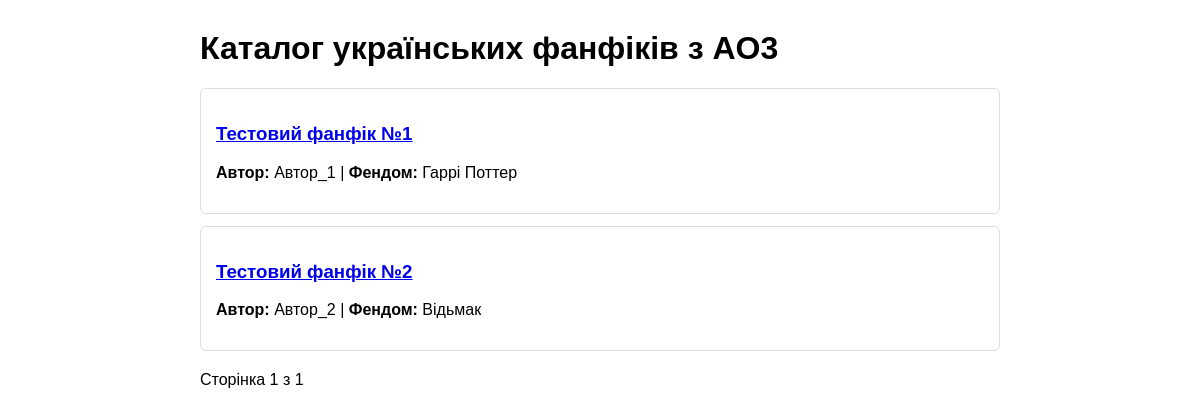
/, run on an earlier commit of the app's database.
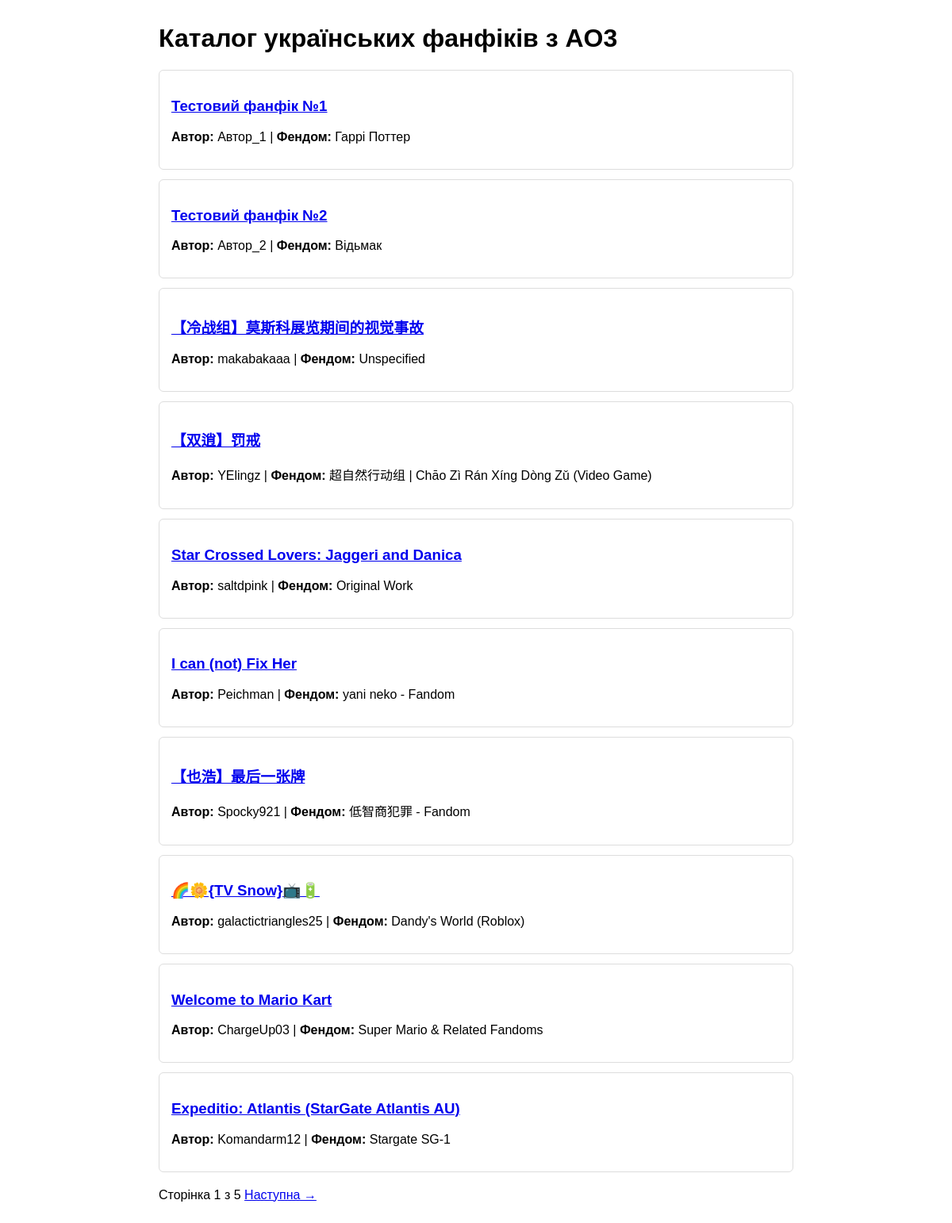
And on a later commit of the database.
### tables this page shows
CREATE TABLE works (
    id INTEGER PRIMARY KEY AUTOINCREMENT,
    ao3_id TEXT UNIQUE,
    title TEXT NOT NULL,
    author TEXT NOT NULL,
    fandom TEXT,
    url TEXT NOT NULL
);

### app.py (the view)
@app.route('/')
def index():
    page = request.args.get('page', 1, type=int)
    per_page = 10
    offset = (page - 1) * per_page
    conn = get_db_connection()
    works = conn.execute('SELECT * FROM works LIMIT ? OFFSET ?', (per_page, offset)).fetchall()
    total_works = conn.execute('SELECT COUNT(*) FROM works').fetchone()[0]
    conn.close()
    total_pages = (total_works + per_page - 1) // per_page
    return render_template('index.html', works=works, page=page, total_pages=total_pages)

### app.py (called while the page is built)
def get_db_connection():
    conn = sqlite3.connect('ao3_catalog.db')
    conn.row_factory = sqlite3.Row
    return conn

### templates/index.html (shortened to what this page needs)
<!DOCTYPE html>
<html lang="uk">
<head>
</head>
<body>
    <h1>Каталог українських фанфіків з AO3</h1>
    {% for work in works %}
        <div class="card">
            <h3><a href="{{ work['url'] }}" target="_blank">{{ work['title'] }}</a></h3>
            <p><strong>Автор:</strong> {{ work['author'] }} | <strong>Фендом:</strong> {{ work['fandom'] }}</p>
        </div>
    {% else %}
        <p>База даних поки порожня...</p>
    {% endfor %}
    <div class="pagination">
        <span>Сторінка {{ page }} з {{ total_pages }}</span>
        {% if page < total_pages %}
            <a href="/?page={{ page + 1 }}">Наступна →</a>
        {% endif %}
    </div>
</body>
</html>

What changed in the data, as far as the page shows it:
added works: title "【冷战组】莫斯科展览期间的视觉事故", author "makabakaaa", fandom "Unspecified"
added works: title "【双逍】罚戒", author "YElingz", fandom "超自然行动组 | Chāo Zì Rán Xíng Dòng Zǔ (Video Game)"
added works: title "Star Crossed Lovers: Jaggeri and Danica", author "saltdpink", fandom "Original Work"
added works: title "I can (not) Fix Her", author "Peichman", fandom "yani neko - Fandom"
added works: title "【也浩】最后一张牌", author "Spocky921", fandom "低智商犯罪 - Fandom"
added works: title "🌈🌼{TV Snow}📺🔋", author "galactictriangles25", fandom "Dandy's World (Roblox)"
added works: title "Welcome to Mario Kart", author "ChargeUp03", fandom "Super Mario & Related Fandoms"
added works: title "Expeditio: Atlantis (StarGate Atlantis AU)", author "Komandarm12", fandom "Stargate SG-1"
Also different on the page:
{{ total_pages }}: "1" → "5"
text now shown: "Наступна →"
